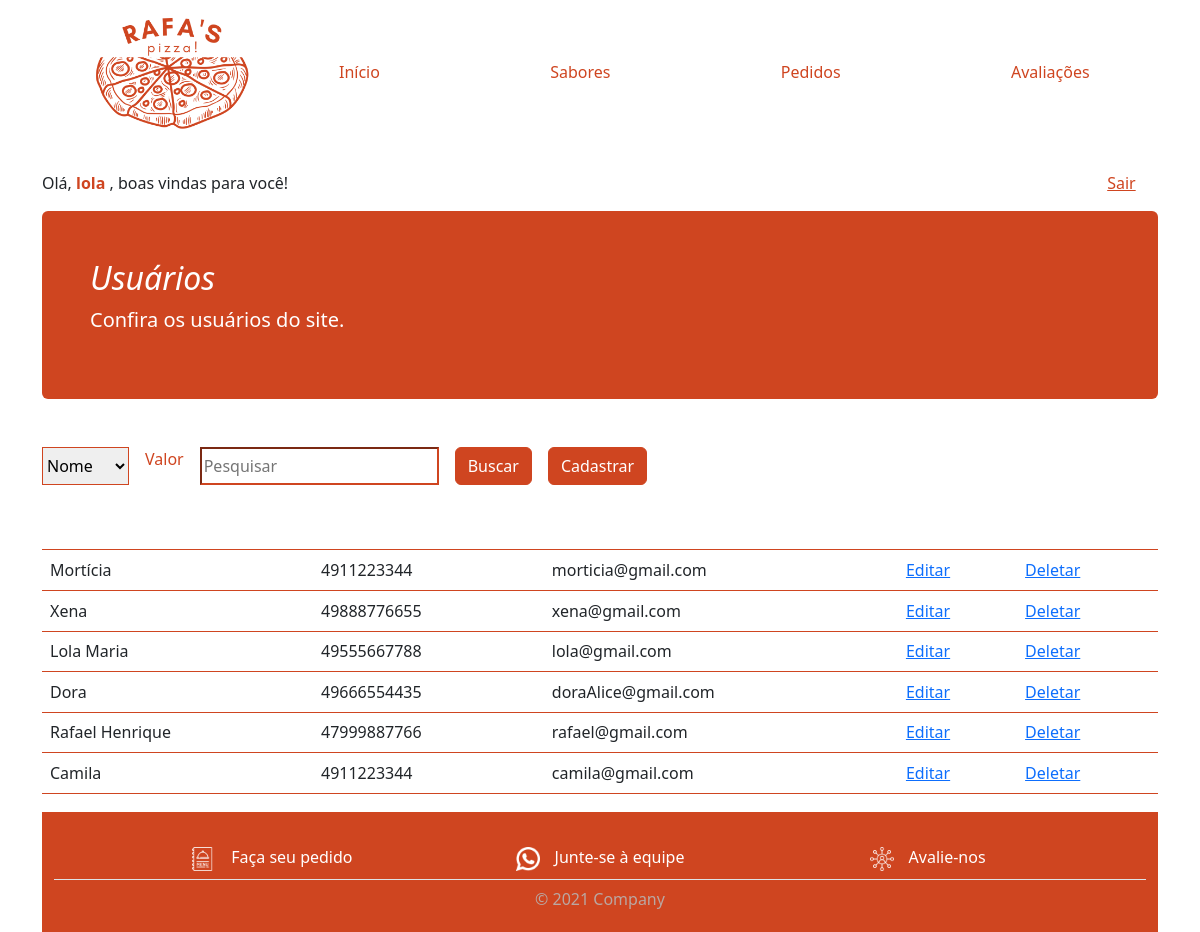
Page /view/ContatoList.php (signed in) on the committed database.
### tables this page shows
CREATE TABLE IF NOT EXISTS `usuario` (
  `id` int NOT NULL AUTO_INCREMENT,
  `nome` varchar(100) NOT NULL,
  `email` varchar(100) NOT NULL,
  `telefone` varchar(20) NOT NULL,
  `login` varchar(20) DEFAULT NULL,
  `senha` varchar(150) DEFAULT NULL,
  PRIMARY KEY (`id`),
  UNIQUE KEY `login` (`login`)
);

### model/BD.class.php (called while the page is built, shortened)
<?php
class BD
{
    private $host = "localhost";
    private $dbname = "db_trabalho";
    private $port = 3306;
    private $usuario = "root";
    private $senha = "";
    private $db_charset = "utf8";
    public function conn()
    {
        $conn = "mysql:host=$this->host;dbname=$this->dbname;port=$this->port";
        return new PDO(
            $conn,
            $this->usuario,
            $this->senha,
            [PDO::MYSQL_ATTR_INIT_COMMAND => "SET NAMES " . $this->db_charset]
        );
    }
    public function select($nome_tabela)
    {
        $conn = $this->conn();
        $sql = "SELECT * FROM $nome_tabela;";
        $st = $conn->prepare($sql);
        $st->execute();
        return $st->fetchAll(PDO::FETCH_CLASS);
    }
}

### controller/ContatoController.php (called while the page is built, shortened)
<?php
include "../model/BD.class.php";
class ContatoController {
    private $model;
    private $table = "usuario";
    public function __construct(){
        $this->model = new BD();
    }
    public function carregar(){
       return $this->model->select($this->table);
    }
}

### view/ContatoList.php (the view, shortened to what this page needs)
<?php
include '../controller/ContatoController.php';
include "base/header.php";
$contato = new ContatoController();
if (!empty($_POST)) {
    $load = $contato->pesquisar($_POST);
} else {
    $load = $contato->carregar();
}
?>
<main class="container">
    <section>
        <div class="p-9 p-md-5 mb-5 text-white rounded" id="tituloContato">
            <div class="col-md-20 px-0">
                <h2 class="display-90 fst-italic">Usuários</h2>
                <p class="lead">Confira os usuários do site.</p>
            </div>
        </div>
    </section>
    <form action="ContatoList.php" method="post">
        <div class="d-flex grid gap-0 column-gap-3">
            <select name="campo" id="redBorder">
                <option value="nome">Nome</option>
            </select>
            <label id="redColor">Valor</label>
            <input type="text" id="redBorder" name="valor" placeholder="Pesquisar" />
            <button type="submit" class="btn btn-primary" id="redButton">Buscar</button>
            <a href="ContatoForm.php"><button type="button" class="btn btn-primary" id="redButton">Cadastrar</button></a>
        </div>
    </form><br>
    <table class="table table-hover" id="redBorder">
        <tr id="redBackground">
            <th id="whiteText">Nome</th>
            <th id="whiteText">Telefone</th>
            <th id="whiteText">Email</th>
            <th></th>
            <th></th>
        </tr>
        <?php
        foreach ($load as $item) {
            echo "<tr>";
            echo "<td>" . $item->nome . "</td>";
            echo "<td>" . $item->telefone . "</td>";
            echo "<td>" . $item->email . "</td>";
            echo "<td><a href='ContatoForm.php?id=$item->id'>Editar</a></td>";
            echo "<td><a onclick='return confirm(\"Deseja Excluir? \")' href='ContatoList.php?id=$item->id'>Deletar</a></td>";
            echo "<tr>";
        }
        ?>
    </table>
</main>
<?php
include "base/rodape.php";

### css/style.css (style rules this page uses)
html { height: 100%; width: 100%; }
#redBackground { background-color: #CF4520; }
#whiteText { color: #ffffff; }
#redBorder { border-color: #CF4520; }
#redColor { color: #CF4520; }
#redButton { background-color: #CF4520; border-color: #CF4520; }
#tituloContato { background-color: #CF4520; }

### rows in the picture
usuario: nome "Mortícia", telefone "4911223344", email "morticia@gmail.com"
usuario: nome "Xena", telefone "49888776655", email "xena@gmail.com"
usuario: nome "Lola Maria", telefone "49555667788", email "lola@gmail.com"
usuario: nome "Dora", telefone "49666554435", email "doraAlice@gmail.com"
usuario: nome "Rafael Henrique", telefone "47999887766", email "rafael@gmail.com"
usuario: nome "Camila", telefone "4911223344", email "camila@gmail.com"

### other values in the picture
$login "lola"
